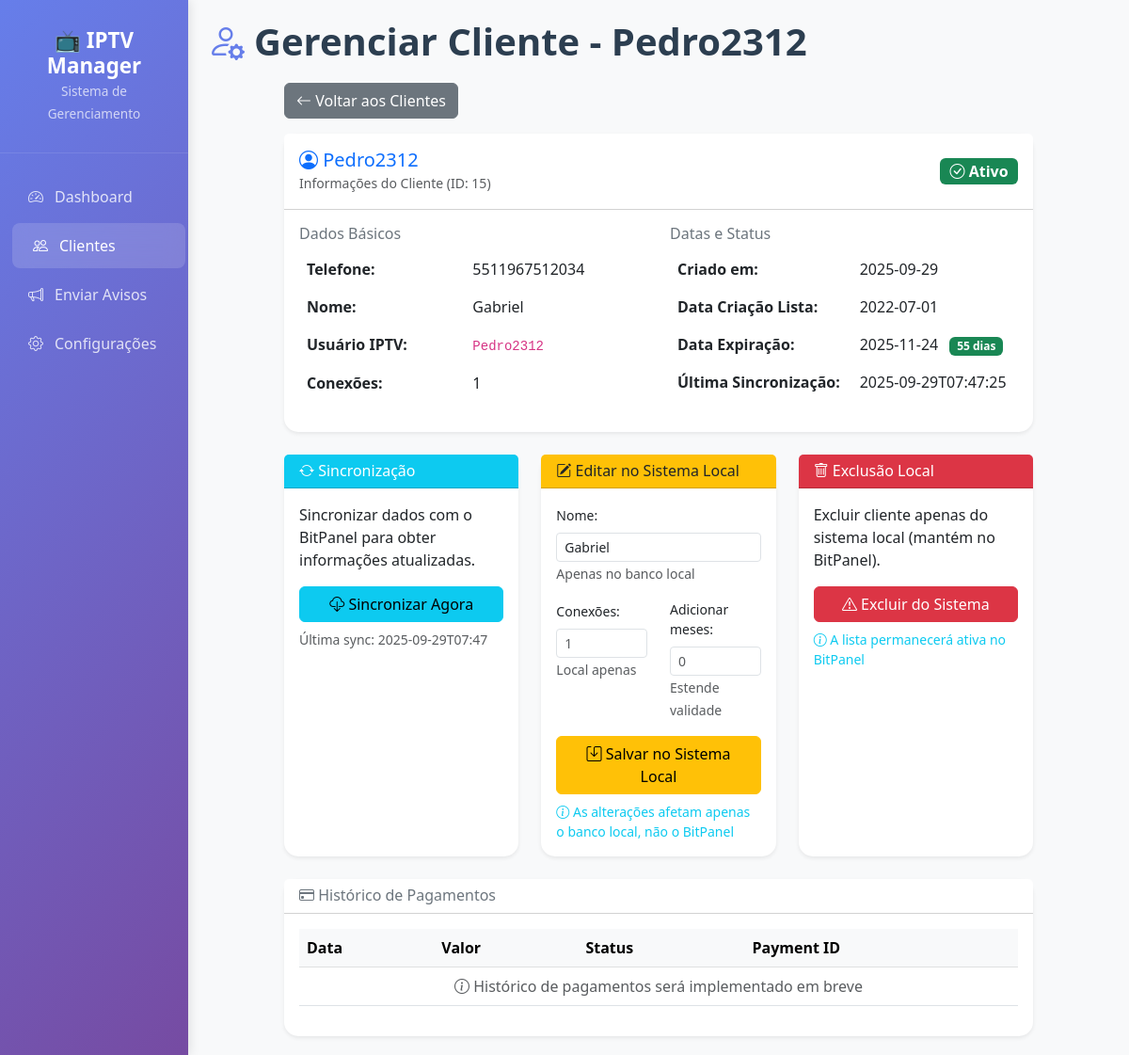
Page /clientes/gerenciar/15 on the earlier database version.
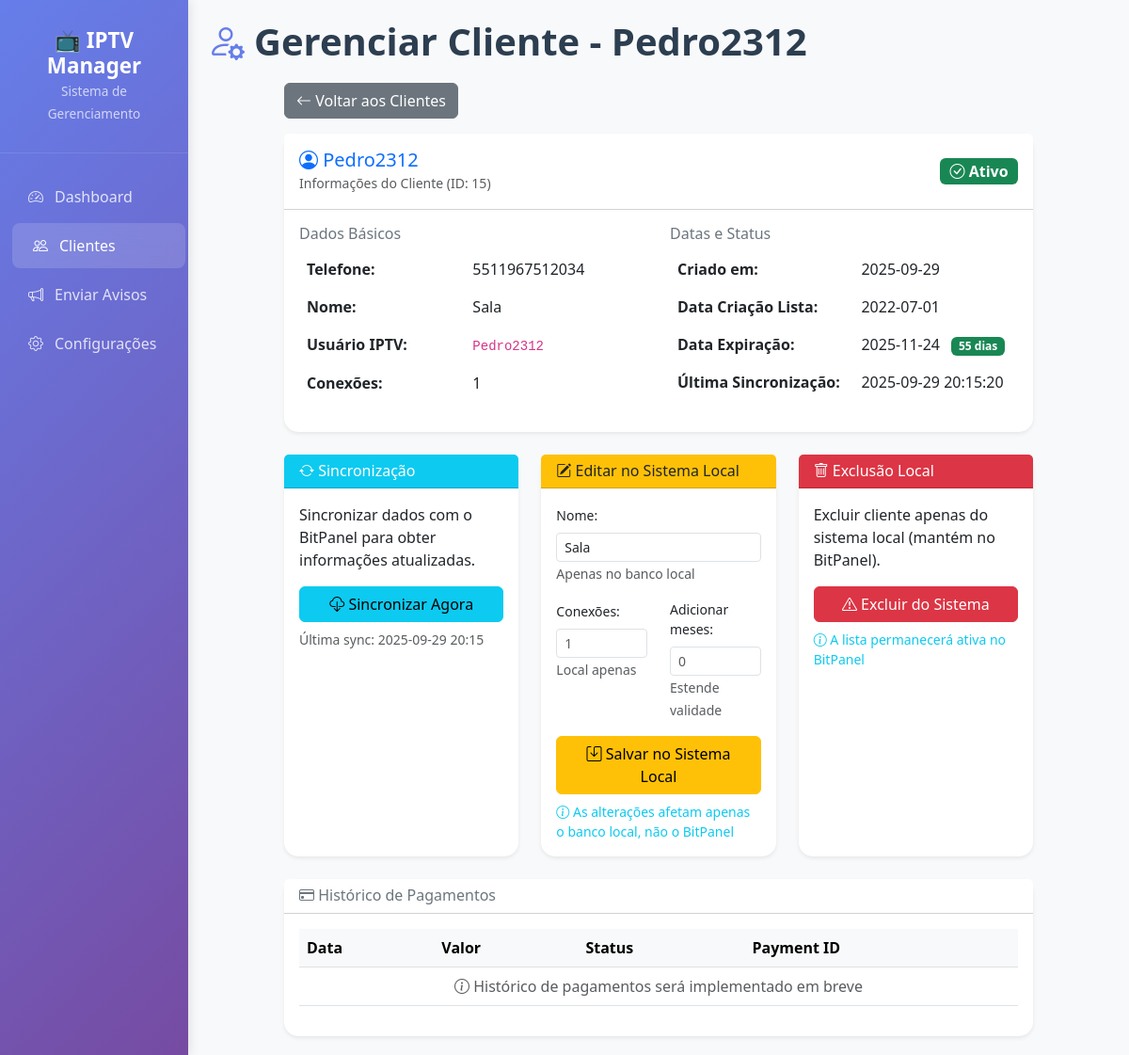
Same page on the later database version.
### tables this page shows
CREATE TABLE clientes (
                id INTEGER PRIMARY KEY AUTOINCREMENT, 
                telefone TEXT NOT NULL, 
                nome TEXT,
                usuario_iptv TEXT UNIQUE, 
                senha_iptv TEXT, 
                data_criacao DATETIME, 
                data_expiracao DATETIME,
                conexoes INTEGER DEFAULT 1, 
                plano TEXT, 
                status TEXT, 
                ultimo_teste DATETIME,
                created_at DATETIME DEFAULT CURRENT_TIMESTAMP, 
                ultima_sincronizacao DATETIME
            );

### dashboard.py (the view)
@app.route("/clientes/gerenciar/<int:cliente_id>")
def gerenciar_cliente(cliente_id):
    try:
        print(f"⚙️ [DEBUG] Carregando gerenciamento do cliente ID: {cliente_id}")
        cliente = db.get_cliente_by_id(cliente_id)
        if not cliente:
            print(f"❌ [DEBUG] Cliente ID {cliente_id} não encontrado")
            flash("Cliente não encontrado", "error")
            return redirect(url_for("listar_clientes"))
        usuario_iptv = cliente.get('usuario_iptv', 'N/A')
        print(f"✅ [DEBUG] Cliente encontrado: {usuario_iptv} (ID: {cliente_id})")
        def get_now():
            return datetime.now()
        if cliente.get("data_expiracao"):
            cliente["data_expiracao_obj"] = datetime.fromisoformat(cliente["data_expiracao"])
        response = make_response(render_template("gerenciar_cliente.html", cliente=cliente, now=get_now))
        return add_no_cache_headers(response)
    except Exception as e:
        print(f"❌ [DEBUG] Erro ao carregar dados do cliente: {str(e)}")
        import traceback
        traceback.print_exc()
        flash(f"Erro ao carregar dados do cliente: {str(e)}", "error")
        return redirect(url_for("listar_clientes"))

### dashboard.py (called while the page is built)
def add_no_cache_headers(response):
    response.headers['Cache-Control'] = 'no-cache, no-store, must-revalidate, max-age=0'
    response.headers['Pragma'] = 'no-cache'
    response.headers['Expires'] = '0'
    response.headers['Last-Modified'] = datetime.now().strftime('%a, %d %b %Y %H:%M:%S GMT')
    response.headers['ETag'] = str(int(time.time()))
    return response

@app.after_request
def after_request(response):
    return add_no_cache_headers(response)

### database.py (called while the page is built)
    def get_connection(self):
        conn = sqlite3.connect(self.db_path, timeout=10)
        conn.row_factory = sqlite3.Row
        return conn

    def __enter__(self):
        self._conn = self.get_connection()
        return self._conn

    def __exit__(self, exc_type, exc_val, exc_tb):
        if self._conn:
            self._conn.close()

    def get_cliente_by_id(self, cliente_id: int) -> Optional[Dict]:
        with self as conn:
            result = conn.execute("SELECT * FROM clientes WHERE id = ?", (cliente_id,)).fetchone()
            return dict(result) if result else None

### templates/gerenciar_cliente.html (shortened to what the changed rows need)
{% extends "base.html" %}
{% block page_title %}Gerenciar Cliente - {{ cliente.usuario_iptv or 'Novo Cliente' }}{% endblock %}
{% block page_icon %}<i class="bi bi-person-gear"></i>{% endblock %}
{% block content %}
<div class="row justify-content-center">
    <div class="col-xl-10">
        <div class="card shadow-sm mb-4">
            <div class="card-header bg-white py-3">
                <div class="d-flex justify-content-between align-items-center">
                    <div>
                        <h5 class="mb-0 text-primary">
                            <i class="bi bi-person-circle"></i> {{ cliente.usuario_iptv or 'Sem usuário IPTV' }}
                        </h5>
                        <small class="text-muted">Informações do Cliente (ID: {{ cliente.id }})</small>
                    </div>
                </div>
            </div>
            <div class="card-body">
                <div class="row">
                    <div class="col-md-6">
                        <table class="table table-borderless">
                            <tr>
                                <td><strong>Telefone:</strong></td>
                                <td>{{ cliente.telefone }}</td>
                            </tr>
                            <tr>
                                <td><strong>Nome:</strong></td>
                                <td>{{ cliente.nome or 'Não informado' }}</td>
                            </tr>
                            <tr>
                                <td>
                                    {% if cliente.usuario_iptv %}
                                        <code>{{ cliente.usuario_iptv }}</code>
                                    {% else %}
                                        <span class="text-muted">Não possui lista</span>
                                    {% endif %}
                                </td>
                            </tr>
                            <tr>
                                <td><strong>Conexões:</strong></td>
                                <td>{{ cliente.conexoes or 1 }}</td>
                            </tr>
                        </table>
                    </div>
                   <div class="col-md-6">
                        <table class="table table-borderless">
                            <tr>
                                <td><strong>Criado em:</strong></td>
                                <td>{{ cliente.created_at[:10] if cliente.created_at else 'Não informado' }}</td>
                            </tr>
                            <tr>
                                <td><strong>Data Criação Lista:</strong></td>
                                <td>{{ cliente.data_criacao[:10] if cliente.data_criacao else 'Não informado' }}</td>
                            </tr>
                            <tr>
                                <td><strong>Data Expiração:</strong></td>
                                <td>
                                    {{ cliente.data_expiracao[:10] if cliente.data_expiracao else 'Não informado' }}
                                    {% if cliente.data_expiracao_obj %}
                                        {% set dias_restantes = (cliente.data_expiracao_obj - now()).days %}
                                        {% if dias_restantes < 0 %}
                                            <span class="badge bg-danger ms-2">Expirado</span>
                                        {% elif dias_restantes < 7 %}
                                            <span class="badge bg-warning ms-2">{{ dias_restantes }} dias</span>
                                        {% else %}
                                            <span class="badge bg-success ms-2">{{ dias_restantes }} dias</span>
                                        {% endif %}
                                    {% endif %}
                                </td>
                            </tr>
                            <tr>
                                <td><strong>Última Sincronização:</strong></td>
                                <td>
                                    {{ cliente.ultima_sincronizacao[:19] if cliente.ultima_sincronizacao else 'Nunca sincronizado' }}
                                </td>
                            </tr>
                        </table>
                    </div>
                </div>
            </div>
        </div>
        <div class="row">
            {% if cliente.usuario_iptv %}
            <div class="col-md-6 col-lg-4 mb-4">
                <div class="card h-100 shadow-sm">
                    <div class="card-header bg-info text-white">
                        <h6 class="mb-0">
                            <i class="bi bi-arrow-repeat"></i> Sincronização
                        </h6>
                    </div>
                    <div class="card-body">
                        <p class="card-text">Sincronizar dados com o BitPanel para obter informações atualizadas.</p>
                        <form method="POST" action="{{ url_for('sincronizar_cliente', cliente_id=cliente.id) }}">
                            <button type="submit" class="btn btn-info w-100" id="btnSincronizar">
                                <i class="bi bi-cloud-download"></i> Sincronizar Agora
                            </button>
                        </form>
                        <small class="text-muted mt-2 d-block">
                            Última sync: {{ cliente.ultima_sincronizacao[:16] if cliente.ultima_sincronizacao else 'Nunca' }}
                        </small>
                    </div>
                </div>
            </div>
            {% endif %}
            <div class="col-md-6 col-lg-4 mb-4">
                <div class="card h-100 shadow-sm">
                    <div class="card-body">
                        <form method="POST" action="{{ url_for('editar_cliente_route', cliente_id=cliente.id) }}">
                            <div class="mb-3">
                                <label class="form-label small">Nome:</label>
                                <input type="text" class="form-control form-control-sm" name="nome"
                                       value="{{ cliente.nome or '' }}" placeholder="Nome do cliente">
                                <small class="text-muted">Apenas no banco local</small>
                            </div>
                            <div class="row">
                                <div class="col-6">
                                    <label class="form-label small">Conexões:</label>
                                    <input type="number" class="form-control form-control-sm" name="conexoes"
                                           min="1" max="10" placeholder="{{ cliente.conexoes or 1 }}">
                                    <small class="text-muted">Local apenas</small>
                                </div>
                            </div>
                        </form>
                    </div>
                </div>
            </div>
        </div>
        <div class="card shadow-sm">
            <div class="card-body">
                <div class="table-responsive">
                    <table class="table table-hover">
                        <thead class="table-light">
                            <tr>
                                <th>Data</th>
                                <th>Valor</th>
                                <th>Status</th>
                                <th>Payment ID</th>
                            </tr>
                        </thead>
                    </table>
                </div>
            </div>
        </div>
    </div>
</div>
{% endblock %}

Differences in the rows shown:
changed clientes "Pedro2312": nome "Gabriel" → "Sala"; ultima_sincronizacao "2025-09-29T07:47:25" → "2025-09-29 20:15:20"; ultima_sincronizacao "2025-09-29T07:47" → "2025-09-29 20:15"
